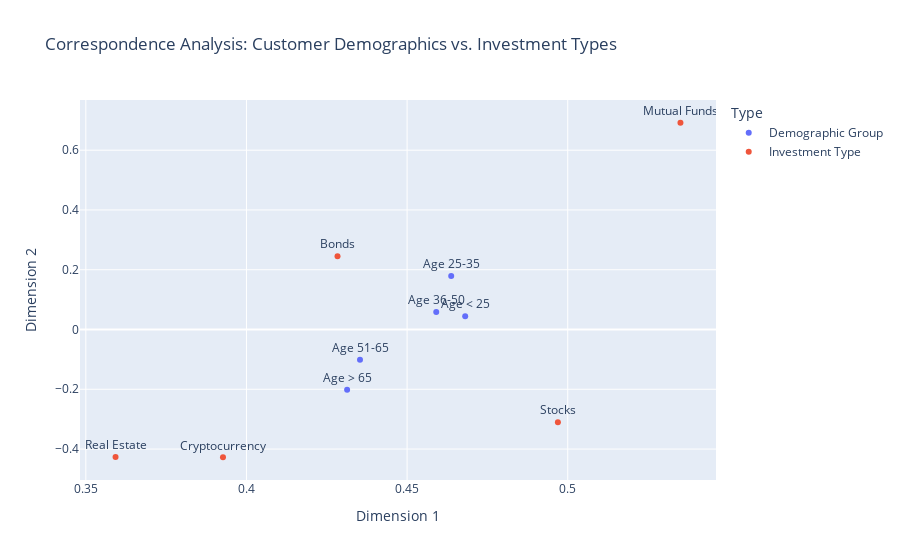

The cell this chart's notebook holds for it:
### Code cell
import pandas as pd
from sklearn.decomposition import TruncatedSVD
import plotly.express as px

# Financial Data: Customer Demographics vs. Investment Types
data = pd.DataFrame({
    'Stocks': [50, 20, 30, 40, 60],
    'Bonds': [30, 50, 20, 40, 30],
    'Mutual Funds': [40, 60, 50, 30, 20],
    'Real Estate': [20, 10, 30, 40, 50],
    'Cryptocurrency': [10, 30, 20, 50, 60],
}, index=['Age < 25', 'Age 25-35', 'Age 36-50', 'Age 51-65', 'Age > 65'])

# Normalize the data for correspondence analysis
data_norm = data.div(data.sum(axis=1), axis=0)

# Perform Correspondence Analysis using Truncated SVD
svd = TruncatedSVD(n_components=2)
coordinates = svd.fit_transform(data_norm)

# Combine row and column coordinates for visualization
row_coords = pd.DataFrame(coordinates, columns=[
                          'Dim_1', 'Dim_2'], index=data.index)
row_coords['Type'] = 'Demographic Group'

col_coords = pd.DataFrame(
    svd.components_.T, columns=['Dim_1', 'Dim_2'], index=data.columns
)
col_coords['Type'] = 'Investment Type'

result = pd.concat([row_coords, col_coords])

# Plot using Plotly
fig = px.scatter(
    result,
    x='Dim_1', y='Dim_2',
    color='Type',
    text=result.index,
    title='Correspondence Analysis: Customer Demographics vs. Investment Types',
    labels={'Dim_1': 'Dimension 1', 'Dim_2': 'Dimension 2'}
)

fig.update_traces(textposition='top center')
fig.show()

### Figure 1 — Plotly figure (JSON) as saved in the notebook; plotly's stock layout.template omitted (floating-point values rounded to 4 significant figures)
{"data": [{"hovertemplate": "Type=Demographic Group<br>Dimension 1=%{x}<br>Dimension 2=%{y}<br>index=%{text}<extra></extra>", "legendgroup": "Demographic Group", "marker": {"color": "#636efa", "symbol": "circle"}, "mode": "markers+text", "name": "Demographic Group", "orientation": "v", "showlegend": true, "text": ["Age < 25", "Age 25-35", "Age 36-50", "Age 51-65", "Age > 65"], "textposition": "top center", "type": "scatter", "x": [0.4681, 0.4637, 0.4591, 0.4353, 0.4313], "xaxis": "x", "y": [0.04477, 0.1793, 0.05894, -0.1014, -0.2018], "yaxis": "y"}, {"hovertemplate": "Type=Investment Type<br>Dimension 1=%{x}<br>Dimension 2=%{y}<br>index=%{text}<extra></extra>", "legendgroup": "Investment Type", "marker": {"color": "#EF553B", "symbol": "circle"}, "mode": "markers+text", "name": "Investment Type", "orientation": "v", "showlegend": true, "text": ["Stocks", "Bonds", "Mutual Funds", "Real Estate", "Cryptocurrency"], "textposition": "top center", "type": "scatter", "x": [0.4969, 0.4283, 0.5351, 0.3593, 0.3927], "xaxis": "x", "y": [-0.3103, 0.2455, 0.6918, -0.4268, -0.4274], "yaxis": "y"}], "layout": {"legend": {"title": {"text": "Type"}, "tracegroupgap": 0}, "title": {"text": "Correspondence Analysis: Customer Demographics vs. Investment Types"}, "xaxis": {"anchor": "y", "domain": [0, 1], "title": {"text": "Dimension 1"}}, "yaxis": {"anchor": "x", "domain": [0, 1], "title": {"text": "Dimension 2"}}}}
